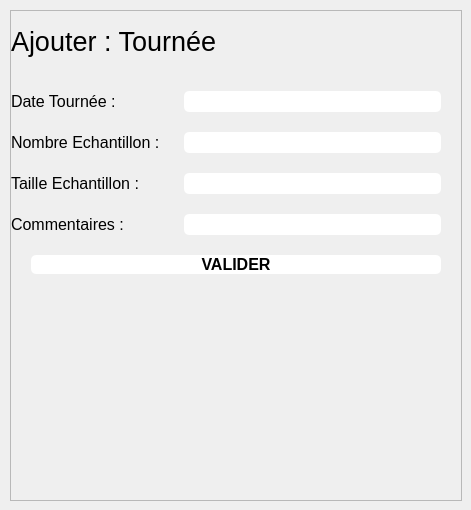
            <widget class="QWidget" name="tournees_page">
             <widget class="QFrame" name="tournees_frame">
              <property name="geometry">
               <rect>
                <x>10</x>
                <y>10</y>
                <width>452</width>
                <height>491</height>
               </rect>
              </property>
              <property name="sizePolicy">
               <sizepolicy hsizetype="Preferred" vsizetype="Preferred">
                <horstretch>0</horstretch>
                <verstretch>0</verstretch>
               </sizepolicy>
              </property>
              <property name="frameShape">
               <enum>QFrame::StyledPanel</enum>
              </property>
              <property name="frameShadow">
               <enum>QFrame::Raised</enum>
              </property>
              <layout class="QFormLayout" name="formLayout_7">
               <property name="horizontalSpacing">
                <number>0</number>
               </property>
               <property name="verticalSpacing">
                <number>20</number>
               </property>
               <property name="leftMargin">
                <number>0</number>
               </property>
               <property name="topMargin">
                <number>0</number>
               </property>
               <property name="rightMargin">
                <number>0</number>
               </property>
               <property name="bottomMargin">
                <number>0</number>
               </property>
               <item row="0" column="0" colspan="2">
                <widget class="QLabel" name="tournees_frame_titre">
                 <property name="minimumSize">
                  <size>
                   <width>0</width>
                   <height>60</height>
                  </size>
                 </property>
                 <property name="maximumSize">
                  <size>
                   <width>16777215</width>
                   <height>60</height>
                  </size>
                 </property>
                 <property name="font">
                  <font>
                   <pointsize>20</pointsize>
                  </font>
                 </property>
                 <property name="text">
                  <string>Ajouter : Tournée</string>
                 </property>
                </widget>
               </item>
               <item row="1" column="0">
                <widget class="QLabel" name="label_tournees_date">
                 <property name="font">
                  <font>
                   <pointsize>12</pointsize>
                  </font>
                 </property>
                 <property name="text">
                  <string>Date Tournée : </string>
                 </property>
                </widget>
               </item>
               <item row="1" column="1">
                <widget class="QLineEdit" name="lineEdit_tournees_date">
                 <property name="font">
                  <font>
                   <pointsize>12</pointsize>
                  </font>
                 </property>
                 <property name="styleSheet">
                  <string notr="true">background-color:#FFF;
color:black;
margin-left:20px;
margin-right:20px;
border-radius: 5px;</string>
                 </property>
                 <property name="alignment">
                  <set>Qt::AlignCenter</set>
                 </property>
                </widget>
               </item>
               <item row="2" column="0">
                <widget class="QLabel" name="label_tournees_echantillon">
                 <property name="font">
                  <font>
                   <pointsize>12</pointsize>
                  </font>
                 </property>
                 <property name="text">
                  <string>Nombre Echantillon : </string>
                 </property>
                </widget>
               </item>
               <item row="2" column="1">
                <widget class="QLineEdit" name="lineEdit_tournees_echantillon">
                 <property name="font">
                  <font>
                   <pointsize>12</pointsize>
                  </font>
                 </property>
                 <property name="styleSheet">
                  <string notr="true">background-color:#FFF;
color:black;
margin-left:20px;
margin-right:20px;
border-radius: 5px;</string>
                 </property>
                 <property name="alignment">
                  <set>Qt::AlignCenter</set>
                 </property>
                </widget>
               </item>
               <item row="3" column="0">
                <widget class="QLabel" name="label_tournees_taille">
                 <property name="font">
                  <font>
                   <pointsize>12</pointsize>
                  </font>
                 </property>
                 <property name="text">
                  <string>Taille Echantillon : </string>
                 </property>
                </widget>
               </item>
               <item row="3" column="1">
                <widget class="QLineEdit" name="lineEdit_tournees_taille">
                 <property name="font">
                  <font>
                   <pointsize>12</pointsize>
                  </font>
                 </property>
                 <property name="styleSheet">
                  <string notr="true">background-color:#FFF;
color:black;
margin-left:20px;
margin-right:20px;
border-radius: 5px;</string>
                 </property>
                 <property name="alignment">
                  <set>Qt::AlignCenter</set>
                 </property>
                </widget>
               </item>
               <item row="4" column="0">
                <widget class="QLabel" name="label_tournees_commentaires">
                 <property name="font">
                  <font>
                   <pointsize>12</pointsize>
                  </font>
                 </property>
                 <property name="text">
                  <string>Commentaires : </string>
                 </property>
                </widget>
               </item>
               <item row="4" column="1">
                <widget class="QLineEdit" name="lineEdit_tournees_commentaires">
                 <property name="font">
                  <font>
                   <pointsize>12</pointsize>
                  </font>
                 </property>
                 <property name="styleSheet">
                  <string notr="true">background-color:#FFF;
color:black;
margin-left:20px;
margin-right:20px;
border-radius: 5px;</string>
                 </property>
                 <property name="alignment">
                  <set>Qt::AlignCenter</set>
                 </property>
                </widget>
               </item>
               <item row="5" column="0" colspan="2">
                <widget class="QPushButton" name="pushButton_tournees_valider">
                 <property name="font">
                  <font>
                   <pointsize>12</pointsize>
                   <weight>75</weight>
                   <bold>true</bold>
                  </font>
                 </property>
                 <property name="styleSheet">
                  <string notr="true">background-color:#FFF;
color:black;
margin-left:20px;
margin-right:20px;
border-radius: 5px;</string>
                 </property>
                 <property name="text">
                  <string>VALIDER</string>
                 </property>
                </widget>
               </item>
              </layout>
             </widget>
            </widget>
